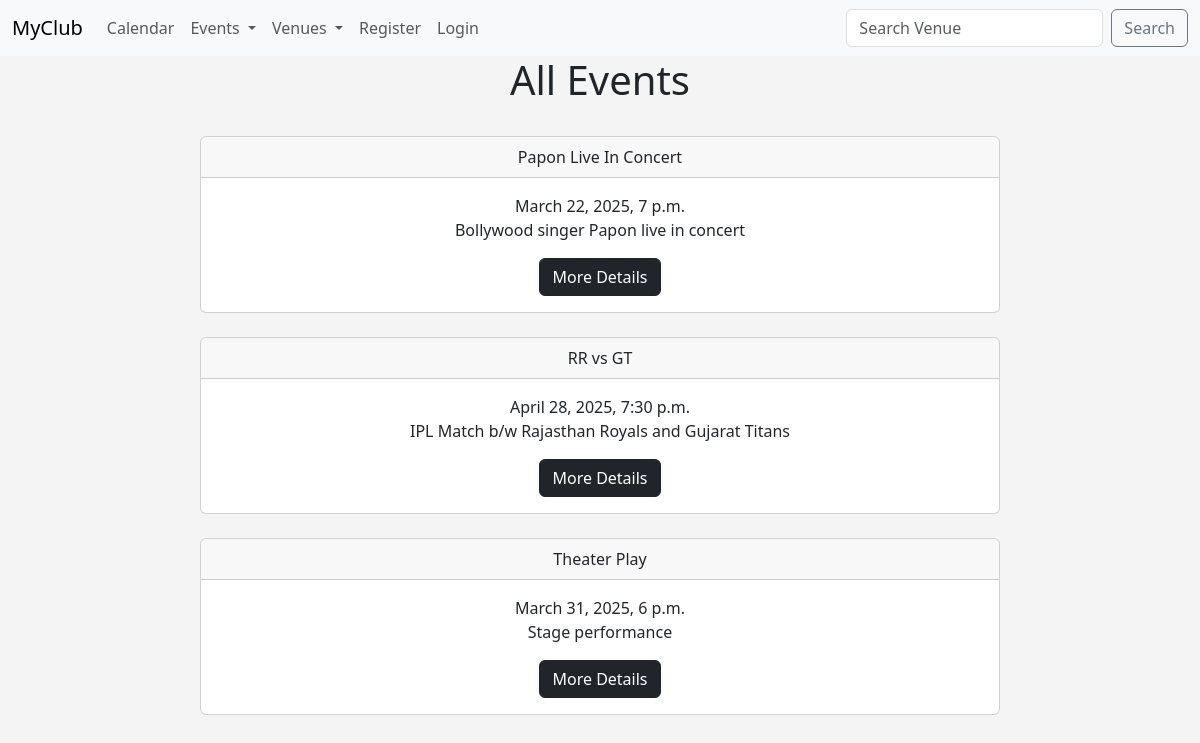
Before: /events with the older database file.
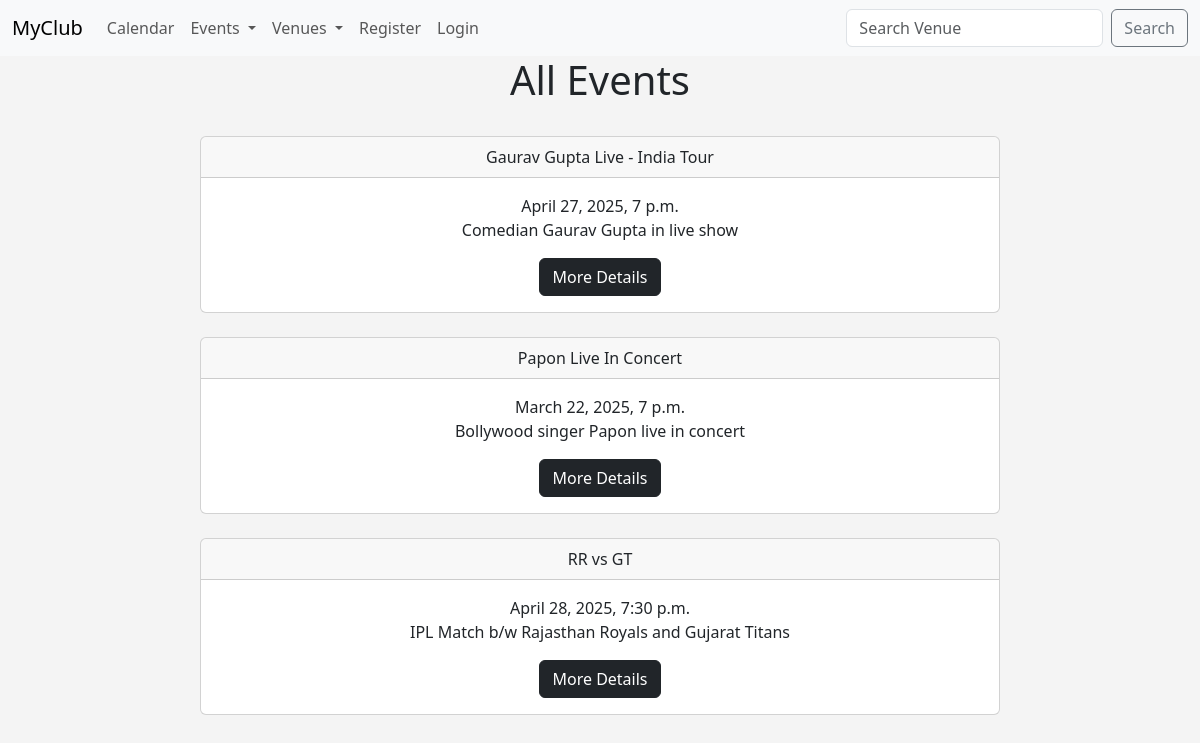
After: the same page with the newer database file.
### myclub_app/models.py (models this page shows, shortened)
class Event(models.Model):
    name = models.CharField('Event Name', max_length=500)
    event_date = models.DateTimeField()
    venue = models.ForeignKey(Venue, blank=True,null=True, on_delete=models.CASCADE)
    manager = models.ForeignKey(User,blank=True,null=True,on_delete=models.SET_NULL)
    description = models.TextField(blank=True)
    attendees = models.ManyToManyField(MyClubUser, blank=True)

### myclub_app/views.py (the view)
# urls.py: path('events',views.events,name="events"),
def events(request):
    try :
        event_list = Event.objects.all().order_by('name')   #order by name
    except :
        event_list = None
    return render(request, 'event_list.html', {'event_list':event_list})

### myclub_app/templates/event_list.html (shortened to what this page needs)
{% extends 'base.html' %}
{% block content %}
    <center>
    <h1>All Events</h1>
    <br>
    {% for event in event_list%}
    <div class="card" style="width: 50rem;">
    <div class="card-header">{{ event.name }}</div>
    <div class="card-body">{{ event.event_date }}
    <p class="card-text">{{ event.description }}</p>
    <a href="{% url 'event_details' event.id %}" class="btn btn-dark">More Details</a>
    </div>
    </div>
    <br>
    {% endfor %}
    </center>
{% endblock content %}

Changed rows visible on the page:
removed Event: name "Theater Play", event_date "March 31, 2025, 6 p.m.", description "Stage performance"
added Event: name "Gaurav Gupta Live - India Tour", event_date "April 27, 2025, 7 p.m.", description "Comedian Gaurav Gupta in live show"
